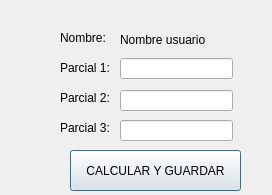
<?xml version="1.0" encoding="UTF-8"?>
<ui version="4.0">
 <class>Dialog</class>
 <widget class="QDialog" name="Dialog">
  <property name="geometry">
   <rect>
    <x>0</x>
    <y>0</y>
    <width>272</width>
    <height>195</height>
   </rect>
  </property>
  <property name="windowTitle">
   <string>Dialog</string>
  </property>
  <widget class="QLabel" name="label">
   <property name="geometry">
    <rect>
     <x>60</x>
     <y>30</y>
     <width>58</width>
     <height>16</height>
    </rect>
   </property>
   <property name="text">
    <string>Nombre:</string>
   </property>
  </widget>
  <widget class="QLabel" name="txt_nombre">
   <property name="geometry">
    <rect>
     <x>120</x>
     <y>29</y>
     <width>121</width>
     <height>21</height>
    </rect>
   </property>
   <property name="text">
    <string>Nombre usuario</string>
   </property>
  </widget>
  <widget class="QLabel" name="label_3">
   <property name="geometry">
    <rect>
     <x>60</x>
     <y>60</y>
     <width>58</width>
     <height>16</height>
    </rect>
   </property>
   <property name="text">
    <string>Parcial 1:</string>
   </property>
  </widget>
  <widget class="QLabel" name="label_4">
   <property name="geometry">
    <rect>
     <x>60</x>
     <y>90</y>
     <width>58</width>
     <height>16</height>
    </rect>
   </property>
   <property name="text">
    <string>Parcial 2:</string>
   </property>
  </widget>
  <widget class="QLabel" name="label_5">
   <property name="geometry">
    <rect>
     <x>60</x>
     <y>120</y>
     <width>58</width>
     <height>16</height>
    </rect>
   </property>
   <property name="text">
    <string>Parcial 3:</string>
   </property>
  </widget>
  <widget class="QLineEdit" name="txt_parcial1">
   <property name="geometry">
    <rect>
     <x>120</x>
     <y>58</y>
     <width>113</width>
     <height>21</height>
    </rect>
   </property>
  </widget>
  <widget class="QLineEdit" name="txt_parcial2">
   <property name="geometry">
    <rect>
     <x>120</x>
     <y>90</y>
     <width>113</width>
     <height>21</height>
    </rect>
   </property>
  </widget>
  <widget class="QLineEdit" name="txt_parcial3">
   <property name="geometry">
    <rect>
     <x>120</x>
     <y>120</y>
     <width>113</width>
     <height>21</height>
    </rect>
   </property>
  </widget>
  <widget class="QPushButton" name="btn_calcular">
   <property name="geometry">
    <rect>
     <x>70</x>
     <y>150</y>
     <width>171</width>
     <height>41</height>
    </rect>
   </property>
   <property name="text">
    <string>CALCULAR Y GUARDAR</string>
   </property>
  </widget>
 </widget>
 <resources/>
 <connections/>
</ui>
